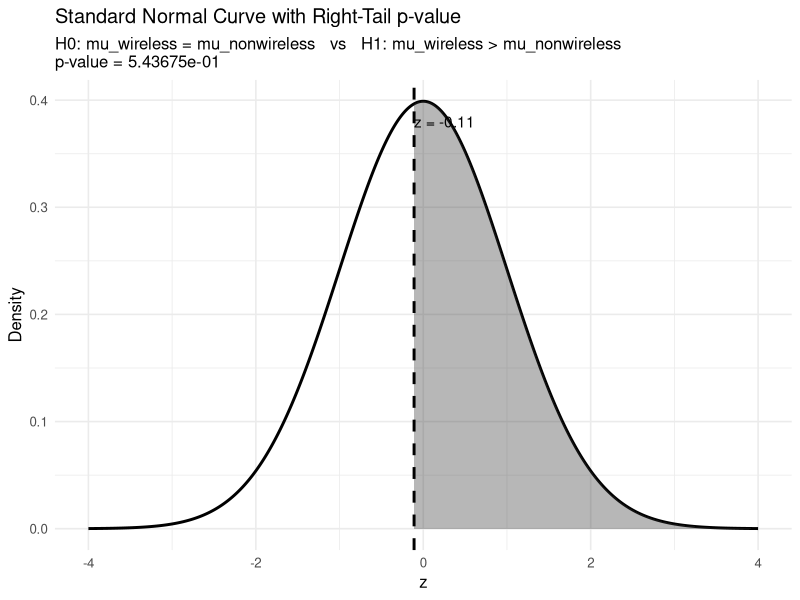

This figure's R source:
# Load packages
library(readxl)
library(dplyr)
library(ggplot2)

# ------------------------------------------------------------
# 1. LOAD THE DATA
# ------------------------------------------------------------

customer_data <- read_excel("./outputs/26-04-16-21/customer_data_cleaned.xlsx")

# Convert columns that should be numeric but may be stored as text
numeric_cols <- c(
  "Region", "Age", "Education Years", "Employment Years", "Household Size",
  "Household Income", "Number Pets", "umber Pets", "Home Owner", "Car Value",
  "Commute Distance", "Credit Card Tenure", "TV Watching Hours",
  "Coupon Redemption", "Brand Tenure Months", "Monthly Spend ProductA",
  "Cumulative Spend ProductA", "Monthly Spend ProductB", "Cumulative Spend ProductB",
  "Monthly Spend ProductC", "Cumulative Spend ProductC", "Total Avg Monthly Spend",
  "High Value Customer"
)

numeric_cols <- intersect(numeric_cols, names(customer_data))

safe_numeric <- function(x) {
  as.numeric(gsub("[^0-9.-]", "", as.character(x)))
}

customer_data[numeric_cols] <- lapply(customer_data[numeric_cols], safe_numeric)

theme_set(theme_minimal(base_size = 12))

# ------------------------------------------------------------
# 2. CLEAN / PREP THE VARIABLES WE NEED
# ------------------------------------------------------------

# We only need:
# - Wireless Internet
# - Total Avg Monthly Spend
#
# This code safely converts Wireless Internet into 0/1 if needed.
# If it's already numeric, great.
# If it's text like "Yes"/"No", this tries to map it.

analysis_data <- customer_data %>%
  mutate(
    wireless_num = case_when(
      # already numeric 0/1
      suppressWarnings(!is.na(as.numeric(`Wireless Internet`))) ~ as.numeric(`Wireless Internet`),
      
      # common text versions
      tolower(as.character(`Wireless Internet`)) %in% c("yes", "y", "true", "1") ~ 1,
      tolower(as.character(`Wireless Internet`)) %in% c("no", "n", "false", "0") ~ 0,
      
      # anything else becomes NA
      TRUE ~ NA_real_
    )
  ) %>%
  select(wireless_num, `Total Avg Monthly Spend`) %>%
  filter(!is.na(wireless_num), !is.na(`Total Avg Monthly Spend`))

# Optional: check the first few rows
head(analysis_data)

# ------------------------------------------------------------
# 3. STATE THE HYPOTHESES
# ------------------------------------------------------------

cat("Null hypothesis H0: mean spend for wireless customers = mean spend for non-wireless customers\n")
cat("Alternative hypothesis H1: mean spend for wireless customers > mean spend for non-wireless customers\n\n")

# ------------------------------------------------------------
# 4. GET GROUP SUMMARY STATISTICS
# ------------------------------------------------------------

group_summary <- analysis_data %>%
  group_by(wireless_num) %>%
  summarise(
    n = n(),
    mean_spend = mean(`Total Avg Monthly Spend`),
    sd_spend = sd(`Total Avg Monthly Spend`)
  )

print(group_summary)

# Pull the values out for easier use
n1  <- group_summary$n[group_summary$wireless_num == 1]
x1  <- group_summary$mean_spend[group_summary$wireless_num == 1]
s1  <- group_summary$sd_spend[group_summary$wireless_num == 1]

n0  <- group_summary$n[group_summary$wireless_num == 0]
x0  <- group_summary$mean_spend[group_summary$wireless_num == 0]
s0  <- group_summary$sd_spend[group_summary$wireless_num == 0]

# ------------------------------------------------------------
# 5. CALCULATE THE Z TEST STATISTIC BY HAND
# ------------------------------------------------------------

# Standard error for difference in means
SE <- sqrt((s1^2 / n1) + (s0^2 / n0))

# z statistic
z_calc <- (x1 - x0) / SE

# One-tailed p-value because H1 is "greater than"
p_value <- 1 - pnorm(z_calc)

cat("\n--- Test Results ---\n")
cat("Mean spend (wireless = 1): ", round(x1, 2), "\n")
cat("Mean spend (wireless = 0): ", round(x0, 2), "\n")
cat("Difference in means: ", round(x1 - x0, 2), "\n")
cat("Standard error: ", round(SE, 4), "\n")
cat("z statistic: ", round(z_calc, 4), "\n")
cat("p-value: ", format(p_value, scientific = TRUE), "\n\n")

# ------------------------------------------------------------
# 6. DECISION AT ALPHA = 0.05
# ------------------------------------------------------------

alpha <- 0.05

if (p_value < alpha) {
  cat("Decision: Reject H0\n")
  cat("Conclusion: There is strong evidence that customers with wireless internet\n")
  cat("have a HIGHER average monthly spend than customers without wireless internet.\n")
} else {
  cat("Decision: Fail to reject H0\n")
  cat("Conclusion: There is not enough evidence that wireless customers spend more.\n")
}

# ------------------------------------------------------------
# 7. COMPARE WITH BUILT-IN t.test() AS A SANITY CHECK
# ------------------------------------------------------------

# Even though we manually used a z-style large-sample test,
# it's smart to compare with Welch's two-sample t-test.
# For a sample this large, the conclusion should be basically the same.

tt <- t.test(
  `Total Avg Monthly Spend` ~ wireless_num,
  data = analysis_data,
  alternative = "greater"
)

cat("\n--- Welch Two-Sample t-test (sanity check) ---\n")
print(tt)

# ------------------------------------------------------------
# 8. DRAW THE STANDARD NORMAL CURVE AND SHADE THE RIGHT TAIL
# ------------------------------------------------------------

# Create x-values for the standard normal curve
x_vals <- seq(-4, max(4, z_calc + 1), length.out = 2000)

# Standard normal density values
curve_data <- data.frame(
  x = x_vals,
  y = dnorm(x_vals)
)

# Data for the shaded p-value region (right tail beyond z_calc)
shade_data <- curve_data %>%
  filter(x >= z_calc)

# Plot
ggplot(curve_data, aes(x = x, y = y)) +
  geom_line(linewidth = 1) +
  geom_area(data = shade_data, aes(x = x, y = y), alpha = 0.35) +
  geom_vline(xintercept = z_calc, linetype = "dashed", linewidth = 1) +
  annotate(
    "text",
    x = min(z_calc, 3.5),
    y = 0.38,
    label = paste0("z = ", round(z_calc, 2)),
    hjust = ifelse(z_calc > 3.5, 1, 0)
  ) +
  labs(
    title = "Standard Normal Curve with Right-Tail p-value",
    subtitle = paste0(
      "H0: mu_wireless = mu_nonwireless   vs   H1: mu_wireless > mu_nonwireless\n",
      "p-value = ", format(p_value, scientific = TRUE)
    ),
    x = "z",
    y = "Density"
  )

# ------------------------------------------------------------
# 9. OPTIONAL: A MORE TEXTBOOK-LIKE WRITEUP
# ------------------------------------------------------------

cat("\n--- Textbook-style writeup ---\n")
cat(
  paste0(
    "For our test statistic z_calc = ", round(z_calc, 3),
    ", the p-value is ", format(p_value, scientific = TRUE), ".\n",
    "Because the p-value is less than alpha = 0.05, we reject H0.\n",
    "There is strong statistical evidence that customers with wireless internet\n",
    "have a higher average monthly spend than customers without wireless internet.\n"
  )
)
